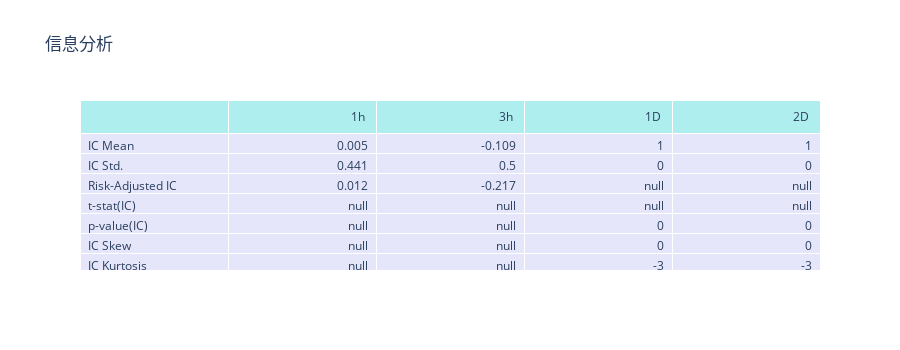
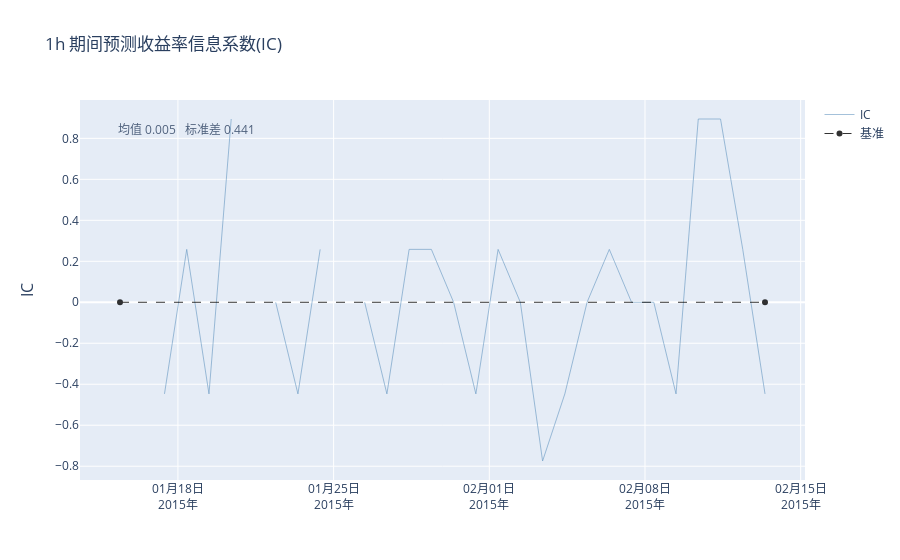
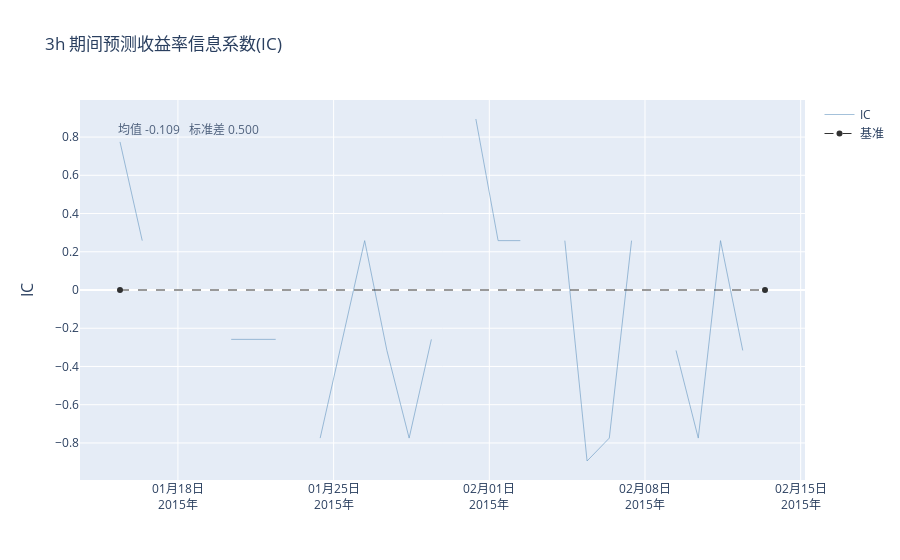
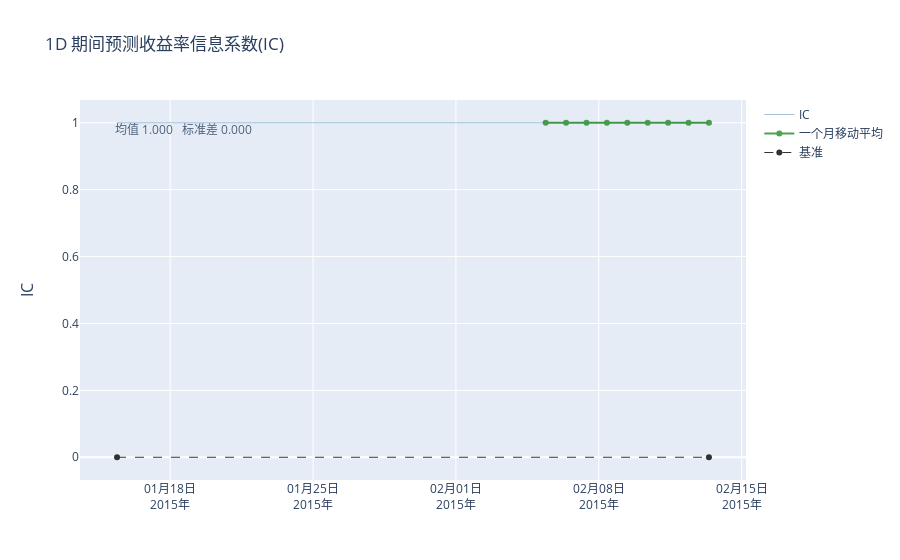

The notebook cell these images were saved under, in order:
### Markdown cell above
## `create_information_tear_sheet`

### Code cell
create_information_tear_sheet(factor_data)

### Figure 1 — Plotly figure (JSON) as saved in the notebook; plotly's stock layout.template omitted (floating-point values rounded to 4 significant figures)
{"data": [{"cells": {"align": ["left", "right"], "fill": {"color": "lavender"}, "values": [["IC Mean", "IC Std.", "Risk-Adjusted IC", "t-stat(IC)", "p-value(IC)", "IC Skew", "IC Kurtosis"], [0.005, 0.441, 0.012, null, null, null, null], [-0.109, 0.5, -0.217, null, null, null, null], [1, 0, null, null, 0, 0, -3], [1, 0, null, null, 0, 0, -3]]}, "header": {"align": ["left", "right"], "fill": {"color": "paleturquoise"}, "values": ["", "1h <br>", "3h <br>", "1D <br>", "2D <br>"]}, "type": "table"}], "layout": {"height": 350, "title": {"text": "信息分析"}}}

### Figure 2 — Plotly figure (JSON) as saved in the notebook; plotly's stock layout.template omitted (floating-point values rounded to 4 significant figures)
{"data": [{"line": {"color": "steelblue", "width": 0.7}, "name": "IC", "opacity": 0.7, "type": "scatter", "x": ["2015-01-15T09:30:00", "2015-01-16T09:30:00", "2015-01-17T09:30:00", "2015-01-18T09:30:00", "2015-01-19T09:30:00", "2015-01-20T09:30:00", "2015-01-21T09:30:00", "2015-01-22T09:30:00", "2015-01-23T09:30:00", "2015-01-24T09:30:00", "2015-01-25T09:30:00", "2015-01-26T09:30:00", "2015-01-27T09:30:00", "2015-01-28T09:30:00", "2015-01-29T09:30:00", "2015-01-30T09:30:00", "2015-01-31T09:30:00", "2015-02-01T09:30:00", "2015-02-02T09:30:00", "2015-02-03T09:30:00", "2015-02-04T09:30:00", "2015-02-05T09:30:00", "2015-02-06T09:30:00", "2015-02-07T09:30:00", "2015-02-08T09:30:00", "2015-02-09T09:30:00", "2015-02-10T09:30:00", "2015-02-11T09:30:00", "2015-02-12T09:30:00", "2015-02-13T09:30:00"], "y": [0, null, -0.4472, 0.2582, -0.4472, 0.8944, null, 0, -0.4472, 0.2582, null, 0, -0.4472, 0.2582, 0.2582, 0, -0.4472, 0.2582, 0, -0.7746, -0.4472, 0, 0.2582, 0, 0, -0.4472, 0.8944, 0.8944, 0.2582, -0.4472]}, {"line": {"color": "forestgreen", "width": 2}, "name": "一个月移动平均", "opacity": 0.8, "type": "scatter", "x": [], "y": []}, {"line": {"color": "black", "dash": "dash", "width": 1}, "name": "基准", "opacity": 0.8, "type": "scatter", "x": ["2015-01-15T09:30:00", "2015-02-13T09:30:00"], "y": [0, 0]}], "layout": {"annotations": [{"font": {"size": 16}, "showarrow": false, "text": "IC", "textangle": -90, "x": 0, "xanchor": "right", "xref": "paper", "xshift": -40, "y": 0.5, "yanchor": "middle", "yref": "paper"}, {"align": "center", "opacity": 0.8, "showarrow": false, "text": "均值 0.005 \n 标准差 0.441", "x": 0.05, "xref": "paper", "y": 0.95, "yref": "paper"}], "title": {"text": "1h 期间预测收益率信息系数(IC)"}, "xaxis": {"anchor": "y", "domain": [0, 1], "tickformat": "%m月%d日<br>%Y年"}, "yaxis": {"anchor": "x", "domain": [0, 1], "range": [null, null]}}}

### Figure 3 — Plotly figure (JSON) as saved in the notebook; plotly's stock layout.template omitted (floating-point values rounded to 4 significant figures)
{"data": [{"line": {"color": "steelblue", "width": 0.7}, "name": "IC", "opacity": 0.7, "type": "scatter", "x": ["2015-01-15T09:30:00", "2015-01-16T09:30:00", "2015-01-17T09:30:00", "2015-01-18T09:30:00", "2015-01-19T09:30:00", "2015-01-20T09:30:00", "2015-01-21T09:30:00", "2015-01-22T09:30:00", "2015-01-23T09:30:00", "2015-01-24T09:30:00", "2015-01-25T09:30:00", "2015-01-26T09:30:00", "2015-01-27T09:30:00", "2015-01-28T09:30:00", "2015-01-29T09:30:00", "2015-01-30T09:30:00", "2015-01-31T09:30:00", "2015-02-01T09:30:00", "2015-02-02T09:30:00", "2015-02-03T09:30:00", "2015-02-04T09:30:00", "2015-02-05T09:30:00", "2015-02-06T09:30:00", "2015-02-07T09:30:00", "2015-02-08T09:30:00", "2015-02-09T09:30:00", "2015-02-10T09:30:00", "2015-02-11T09:30:00", "2015-02-12T09:30:00", "2015-02-13T09:30:00"], "y": [0.7746, 0.2582, null, 0.2582, null, -0.2582, -0.2582, -0.2582, null, -0.7746, -0.2582, 0.2582, -0.3162, -0.7746, -0.2582, null, 0.8944, 0.2582, 0.2582, null, 0.2582, -0.8944, -0.7746, 0.2582, null, -0.3162, -0.7746, 0.2582, -0.3162, null]}, {"line": {"color": "forestgreen", "width": 2}, "name": "一个月移动平均", "opacity": 0.8, "type": "scatter", "x": [], "y": []}, {"line": {"color": "black", "dash": "dash", "width": 1}, "name": "基准", "opacity": 0.8, "type": "scatter", "x": ["2015-01-15T09:30:00", "2015-02-13T09:30:00"], "y": [0, 0]}], "layout": {"annotations": [{"font": {"size": 16}, "showarrow": false, "text": "IC", "textangle": -90, "x": 0, "xanchor": "right", "xref": "paper", "xshift": -40, "y": 0.5, "yanchor": "middle", "yref": "paper"}, {"align": "center", "opacity": 0.8, "showarrow": false, "text": "均值 -0.109 \n 标准差 0.500", "x": 0.05, "xref": "paper", "y": 0.95, "yref": "paper"}], "title": {"text": "3h 期间预测收益率信息系数(IC)"}, "xaxis": {"anchor": "y", "domain": [0, 1], "tickformat": "%m月%d日<br>%Y年"}, "yaxis": {"anchor": "x", "domain": [0, 1], "range": [null, null]}}}

### Figure 4 — Plotly figure (JSON) as saved in the notebook; plotly's stock layout.template omitted (floating-point values rounded to 4 significant figures)
{"data": [{"line": {"color": "steelblue", "width": 0.7}, "name": "IC", "opacity": 0.7, "type": "scatter", "x": ["2015-01-15T09:30:00", "2015-01-16T09:30:00", "2015-01-17T09:30:00", "2015-01-18T09:30:00", "2015-01-19T09:30:00", "2015-01-20T09:30:00", "2015-01-21T09:30:00", "2015-01-22T09:30:00", "2015-01-23T09:30:00", "2015-01-24T09:30:00", "2015-01-25T09:30:00", "2015-01-26T09:30:00", "2015-01-27T09:30:00", "2015-01-28T09:30:00", "2015-01-29T09:30:00", "2015-01-30T09:30:00", "2015-01-31T09:30:00", "2015-02-01T09:30:00", "2015-02-02T09:30:00", "2015-02-03T09:30:00", "2015-02-04T09:30:00", "2015-02-05T09:30:00", "2015-02-06T09:30:00", "2015-02-07T09:30:00", "2015-02-08T09:30:00", "2015-02-09T09:30:00", "2015-02-10T09:30:00", "2015-02-11T09:30:00", "2015-02-12T09:30:00", "2015-02-13T09:30:00"], "y": [1, 1, 1, 1, 1, 1, 1, 1, 1, 1, 1, 1, 1, 1, 1, 1, 1, 1, 1, 1, 1, 1, 1, 1, 1, 1, 1, 1, 1, 1]}, {"line": {"color": "forestgreen", "width": 2}, "name": "一个月移动平均", "opacity": 0.8, "type": "scatter", "x": ["2015-02-05T09:30:00", "2015-02-06T09:30:00", "2015-02-07T09:30:00", "2015-02-08T09:30:00", "2015-02-09T09:30:00", "2015-02-10T09:30:00", "2015-02-11T09:30:00", "2015-02-12T09:30:00", "2015-02-13T09:30:00"], "y": [1, 1, 1, 1, 1, 1, 1, 1, 1]}, {"line": {"color": "black", "dash": "dash", "width": 1}, "name": "基准", "opacity": 0.8, "type": "scatter", "x": ["2015-01-15T09:30:00", "2015-02-13T09:30:00"], "y": [0, 0]}], "layout": {"annotations": [{"font": {"size": 16}, "showarrow": false, "text": "IC", "textangle": -90, "x": 0, "xanchor": "right", "xref": "paper", "xshift": -40, "y": 0.5, "yanchor": "middle", "yref": "paper"}, {"align": "center", "opacity": 0.8, "showarrow": false, "text": "均值 1.000 \n 标准差 0.000", "x": 0.05, "xref": "paper", "y": 0.95, "yref": "paper"}], "title": {"text": "1D 期间预测收益率信息系数(IC)"}, "xaxis": {"anchor": "y", "domain": [0, 1], "tickformat": "%m月%d日<br>%Y年"}, "yaxis": {"anchor": "x", "domain": [0, 1], "range": [null, null]}}}
